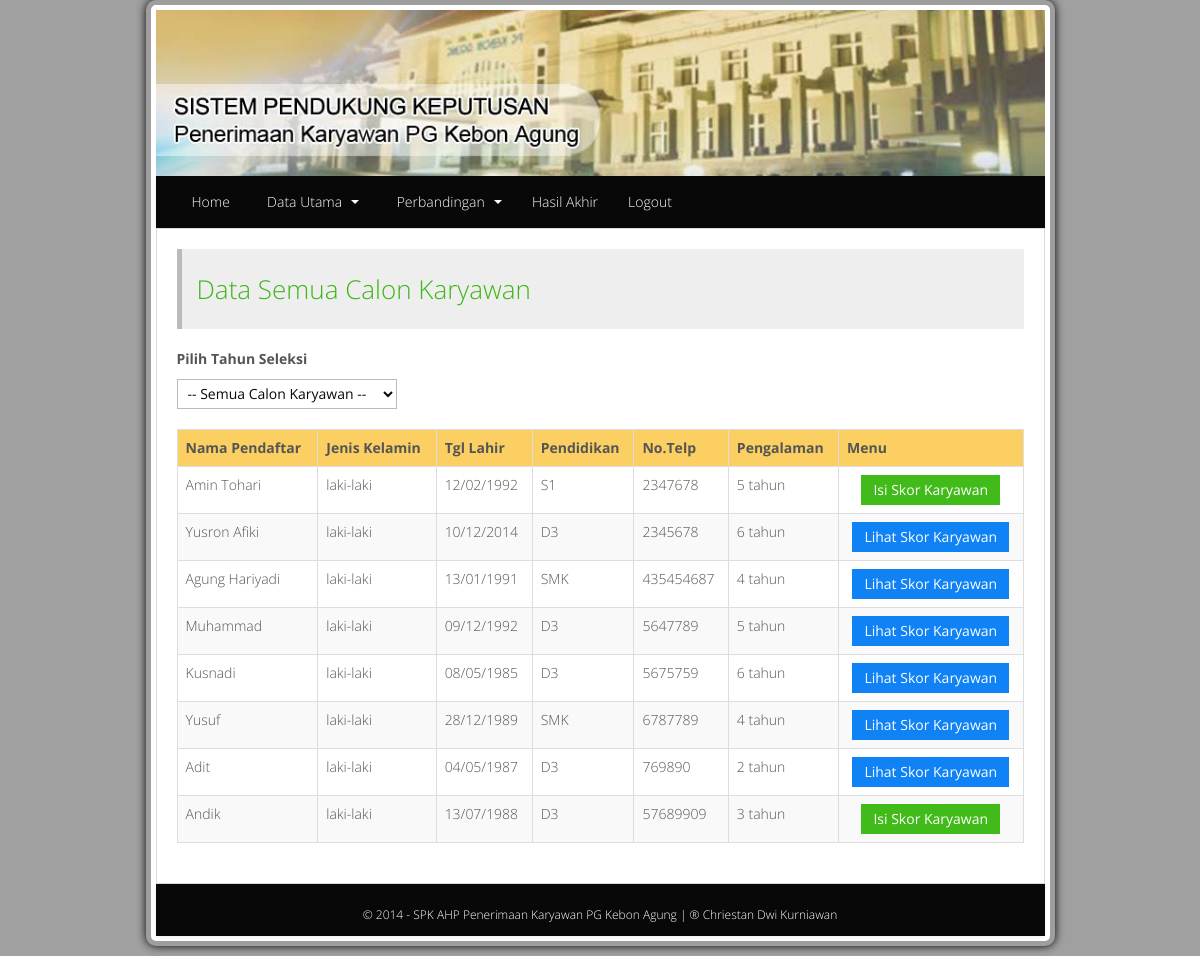
The app's page /admin/index.php?menu=daftarkaryawan (signed in) with its own data.
### tables this page shows
CREATE TABLE IF NOT EXISTS `tabel_user` (
  `id_user` int(4) NOT NULL AUTO_INCREMENT,
  `nama_user` varchar(25) NOT NULL,
  `jk` varchar(25) NOT NULL,
  `tgl` varchar(25) NOT NULL,
  `alamat` varchar(25) NOT NULL,
  `telepon` varchar(25) NOT NULL,
  `pendidikan_terakhir` varchar(25) NOT NULL,
  `pengalaman` varchar(22) NOT NULL,
  `tahun` int(6) NOT NULL,
  `username` varchar(20) NOT NULL,
  `password` varchar(50) NOT NULL,
  PRIMARY KEY (`id_user`)
);

### admin/daftarkaryawan.php (the view, shortened to what this page needs)
<blockquote>
<?php
$gettahun = $_GET["tahun"];
if($_GET["tahun"]==""){
	echo "<h2 class='text-success'>Data Semua Calon Karyawan</h2>";
}
else{
	echo "<h2 class='text-success'>Data Calon Karyawan Tahun ".$_GET['tahun']."</h2>";
}
?>
</blockquote>
<form name="tahun" class="form-search">
<p><strong>Pilih Tahun Seleksi</strong></p>
      <select name="cbTahun" onchange="location=document.tahun.cbTahun.options[document.tahun.cbTahun.selectedIndex].value">
      <?php
	  echo"<option value='?menu=daftarkaryawan'>-- Semua Calon Karyawan --</option>";
	  ?>
      </select>
</form>
 <?php
  if($_GET["tahun"]==""){
	  $result = mysql_query("SELECT * FROM tabel_user order by id_user");
	  $jumlahdatakaryawan = mysql_num_rows($result);
	  }
  else{
	   $result = mysql_query("SELECT * FROM tabel_user where tahun='$gettahun'");
	   $jumlahdatakaryawan = mysql_num_rows($result);
  }
	  echo "<table class='table table-striped table-bordered'>
			<tr>
			<td style='background-color:#fbcf61;'><strong>Nama Pendaftar</strong></td>
			<td style='background-color:#fbcf61;'><strong>Jenis Kelamin</strong></td>
			<td style='background-color:#fbcf61;'><strong>Tgl Lahir</strong></td>
			<td style='background-color:#fbcf61;'><strong>Pendidikan</strong></td>
			<td style='background-color:#fbcf61;'><strong>No.Telp</strong></td>
			<td style='background-color:#fbcf61;'><strong>Pengalaman</strong></td>
			<td style='background-color:#fbcf61;'><strong>Menu</strong></td>
			</tr>";
					if($jumlahdatakaryawan!=0){
					while($row = mysql_fetch_array($result)){
					echo "<tr>";
					echo "<td>" . $row['nama_user'] . "</td>";
					echo "<td>" . $row['jk'] . "</td>";
					echo "<td>" . $row['tgl'] . "</td>";
					echo "<td>" . $row['pendidikan_terakhir'] . "</td>";
					echo "<td>" . $row['telepon'] . "</td>";
					echo "<td>" . $row['pengalaman'] . "</td>";
?>
<?php
$qskor=mysql_query("select * from tabel_skor where id_user='$row[id_user]'");
$jumlah=mysql_num_rows($qskor);
if($jumlah==0){
echo "<td><center><a href='?menu=skor&id=$row[id_user]'><input type='button' value='Isi Skor Karyawan' class='btn  btn-success'/></a></center></td>";
}
else{
echo "<td><center><a href='?menu=tampilskor&id=$row[id_user]'><input type='button' value='Lihat Skor Karyawan' class='btn  btn-primary'/></a></center></td>";
}
?>
<?php
	}
}
else{ echo"<tr bgcolor='#F7F7F7'><td colspan='8'><center><h3 class='text-muted'>== Tidak ada karyawan terdaftar di tahun ini ==</h3></center></td>"; }
echo "</tr></table>";
?>

### admin/index.php (shortened to what this page needs)
<!DOCTYPE html>
<html>
  <head>
	<link href="../css/bootstrap.min.css" rel="stylesheet" media="screen">
	<link rel="stylesheet" href="../css/style.css" type="text/css"/>
  </head>
  <body>
 <div class="container">
	<div class="row-fluid">
		<img src="../images/header.jpg" />
	</div>
        <div class="navbar-inner">
        <div class="navbar">
					<ul class="nav">
                   <li><a href="?menu=">Home</a></li>
                    <li class="dropdown">
                    <a href="#" class="dropdown-toggle" data-toggle="dropdown">&nbsp; Data Utama &nbsp;<b class="caret"></b></a>
                    </li>
                    <li class="dropdown">
                    <a href="#" class="dropdown-toggle" data-toggle="dropdown">&nbsp; Perbandingan  &nbsp;<b class="caret"></b></a>
                    </li>
                   <li><a href="index.php?menu=hasilakhir">Hasil Akhir</a></li>
                   <li><a href="index.php?menu=logout">Logout</a></li>
					</ul>
                    </div>
				</div>
	 	<div class="row-fluid"><div class="isihalaman">
        <?php $menu=$_GET["menu"];
		if ($menu==""){ include"welcome.php";}
		else if($menu=="daftarkaryawan"){include"daftarkaryawan.php";}
			?>
	</div></div>
	<div class="navbar-inner" style="color:#FFFFFF; font-size:12px;" >
        <p align="center">
        &copy; 2014  -  SPK AHP Penerimaan Karyawan PG Kebon Agung  | &reg; Chriestan Dwi Kurniawan</p>
        </div>
  </div>
  </body>
</html>

### css/style.css (style rules this page uses)
body { margin-bottom:10px; background-color:#A0A0A0; }
.container { width:889px; background-color:#FFFFFF; border:5px solid #9E9E9E; padding:5px; -moz-border-radius:10px; -webkit-border-radius:10px; -webkit-box-shadow:0 0 10px #000; }
.isihalaman { background-color:#FFFFFF; padding: 20px 20px 20px 20px ; border-style:dotted; border:1px solid #dcdcdc; }

### records on screen
tabel_user: nama_user "Amin Tohari", jk "laki-laki", tgl "12/02/1992", pendidikan_terakhir "S1", telepon "2347678", pengalaman "5 tahun"
tabel_user: nama_user "Yusron Afiki", jk "laki-laki", tgl "10/12/2014", pendidikan_terakhir "D3", telepon "2345678", pengalaman "6 tahun"
tabel_user: nama_user "Agung Hariyadi", jk "laki-laki", tgl "13/01/1991", pendidikan_terakhir "SMK", telepon "435454687", pengalaman "4 tahun"
tabel_user: nama_user "Muhammad", jk "laki-laki", tgl "09/12/1992", pendidikan_terakhir "D3", telepon "5647789", pengalaman "5 tahun"
tabel_user: nama_user "Kusnadi", jk "laki-laki", tgl "08/05/1985", pendidikan_terakhir "D3", telepon "5675759", pengalaman "6 tahun"
tabel_user: nama_user "Yusuf", jk "laki-laki", tgl "28/12/1989", pendidikan_terakhir "SMK", telepon "6787789", pengalaman "4 tahun"
tabel_user: nama_user "Adit", jk "laki-laki", tgl "04/05/1987", pendidikan_terakhir "D3", telepon "769890", pengalaman "2 tahun"
tabel_user: nama_user "Andik", jk "laki-laki", tgl "13/07/1988", pendidikan_terakhir "D3", telepon "57689909", pengalaman "3 tahun"
